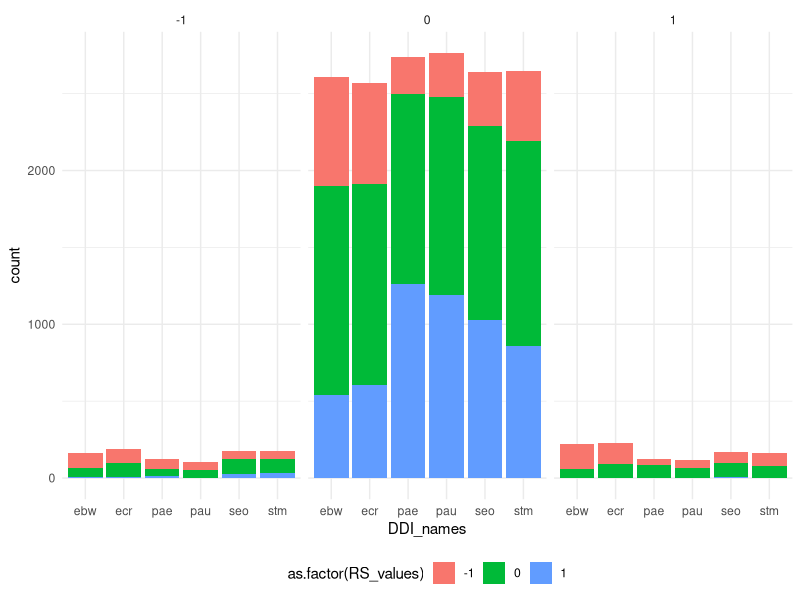
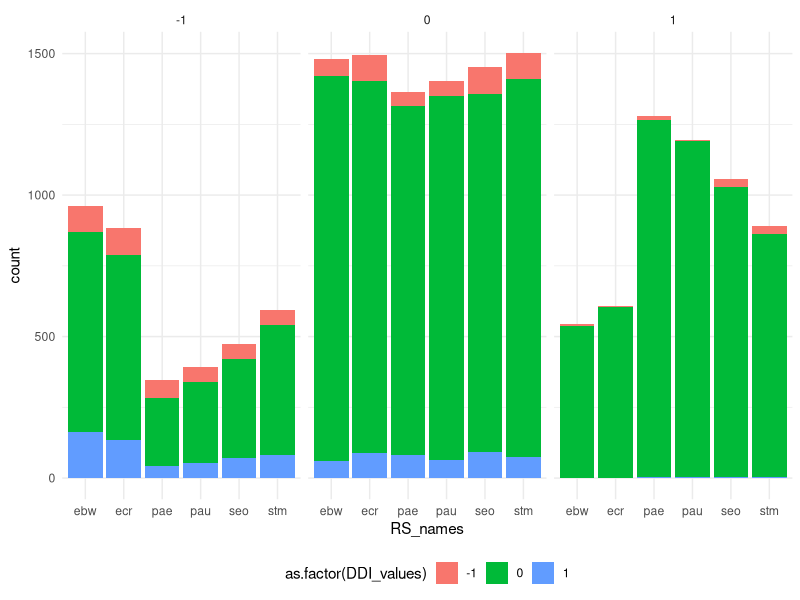

Write the R code that produced these figures, in order.
# Filter 2 groups to identify differences that are structural vs network based
# Set 1 SEN in all strains for both drugs (network differences). 
# Set 2 SEN/RES. Sensitive for both drugs in at least one species (structure and networks).
# Possible results
# Option 1. signal is the same, sensititvity doesn’t make any difference
# Option 2. Maybe effect is different.


library(tidyverse)

raw <- read_csv2("data/1.processed/Broc2018_allddi_set.csv")
x <-  raw |> 
  select(1:3,19:62)

y <- x |> 
  pivot_longer(names_to="RS_names",values_to = "RS_values",41:46) |> 
  pivot_longer(names_to="DDI_names",values_to = "DDI_values",16:21) |> 
  separate(RS_names,into=c("a","b","RS_names"),sep="_") |> 
  select(!c("a","b"))|> 
  separate(DDI_names,into=c("DDI_names","b"),sep="_") |> 
  select(!c("b")) |> 
  filter(RS_names==DDI_names)

y |> 
  mutate(cat=paste0(DDI_values,"-",RS_values)) |> 
  ggplot(aes(x=DDI_names,fill=as.factor(RS_values)))+
  theme_minimal()+
  geom_bar()+
  theme(legend.position = "bottom") +
  facet_wrap(~DDI_values)

y |> 
  mutate(cat=paste0(DDI_values,"-",RS_values)) |> 
  ggplot(aes(x=RS_names,fill=as.factor(DDI_values)))+
  theme_minimal()+
  geom_bar()+
  theme(legend.position = "bottom") +
  facet_wrap(~RS_values)

RR_non_add <- y |> 
  mutate(cat=paste0(DDI_values,"_",RS_values)) |> 
  filter(cat=="-1_+1"|cat=="-1_+1") |> pull(drug_pair)

RR_syn_res <- y |> 
  mutate(cat=paste0(DDI_values,"_",RS_values)) |> 
  filter(cat=="-1_1") |> pull(drug_pair)
# 62 DDI are synergistic and resistant

RR_ant_res <- y |> 
  mutate(cat=paste0(DDI_values,"_",RS_values)) |> 
  filter(cat=="1_1") |> pull(drug_pair)
# 11 DDI are antagonistic and resistant

RR_add_res <- y |> 
  mutate(cat=paste0(DDI_values,"_",RS_values)) |> 
  filter(cat=="0_1") |> pull(drug_pair)
#1927 are additive and resistant



SS_syn_sen <- y |> 
  mutate(cat=paste0(DDI_values,"_",RS_values)) |> 
  filter(cat=="-1_-1") |> pull(drug_pair)
# 289 DDI are synergistic and sensitive

SS_ant_sen <- y |> 
  mutate(cat=paste0(DDI_values,"_",RS_values)) |> 
  filter(cat=="1_-1") |> pull(drug_pair)
# 342 DDI are antagonistic and sensitive

SS_add_sen <- y |> 
  mutate(cat=paste0(DDI_values,"_",RS_values)) |> 
  filter(cat=="0_-1") |> pull(drug_pair)
#1165 are additive and sensitive





SR_syn_mix <- y |> 
  mutate(cat=paste0(DDI_values,"_",RS_values)) |> 
  filter(cat=="-1_0") |> pull(drug_pair)
# 300 DDI are synergistic and mixed

SR_ant_mix <- y |> 
  mutate(cat=paste0(DDI_values,"_",RS_values)) |> 
  filter(cat=="1_0") |> pull(drug_pair)
# 348 DDI are antagonistic and mixed

SR_add_mix <- y |> 
  mutate(cat=paste0(DDI_values,"_",RS_values)) |> 
  filter(cat=="0_0") |> pull(drug_pair)
#2541 are additive and mixed


conti <- matrix(c(289,300,62,
                  1165,2541,1927,
                  342,348,11),byrow = TRUE,nrow = 3)
colnames(conti) <- c("sen","hyb","res")
rownames(conti) <- c("syn","add","ant")



x_sq <- chisq.test(conti)

x_sq$observed < x_sq$expected
# ant and syn are less than expected when both targets are resistant
# add are less than expected in sen or sen/res targets.

#syn and ant are overrepresented in sen and hyb targets.
# add are overrepresented when both targets are resistant


sub <- x |> select(1:3,23:34)
# Set 1 SEN in all strains for both drugs (network differences). 
only_sen <- sub |> filter(SR_ebw_D1=="S"&SR_ecr_D1=="S"&SR_seo_D1=="S"&SR_stm_D1=="S"&SR_pae_D1=="S"&SR_pau_D1=="S") |> 
  filter(SR_ebw_D2=="S"&SR_ecr_D2=="S"&SR_seo_D2=="S"&SR_stm_D2=="S"&SR_pae_D2=="S"&SR_pau_D2=="S")
# 65 DDIs

# Set 2 SEN/RES. Sensitive for both drugs in at least one species (structure and networks).
set2 <- sub |> filter((SR_ebw_D1=="S"&SR_ebw_D2=="S")|(SR_ecr_D1=="S"&SR_ecr_D2=="S")|
                        (SR_seo_D1=="S"&SR_seo_D2=="S")|(SR_stm_D1=="S"&SR_stm_D2=="S")|
                        (SR_pae_D1=="S"&SR_pae_D2=="S")|(SR_pau_D1=="S"&SR_pau_D2=="S"))


only_sen_DDI <- only_sen |> select(drug_pair) |> pull()

set2 <- set2 |> select(drug_pair) |> pull()

raw |> filter(drug_pair %in% only_sen_DDI) |> 
  write_csv2("data/1.processed/Broc2018_onlysen_set.csv")

raw |> filter(drug_pair %in% set2) |> 
  write_csv2("data/1.processed/Broc2018_sen2in1_set.csv")
